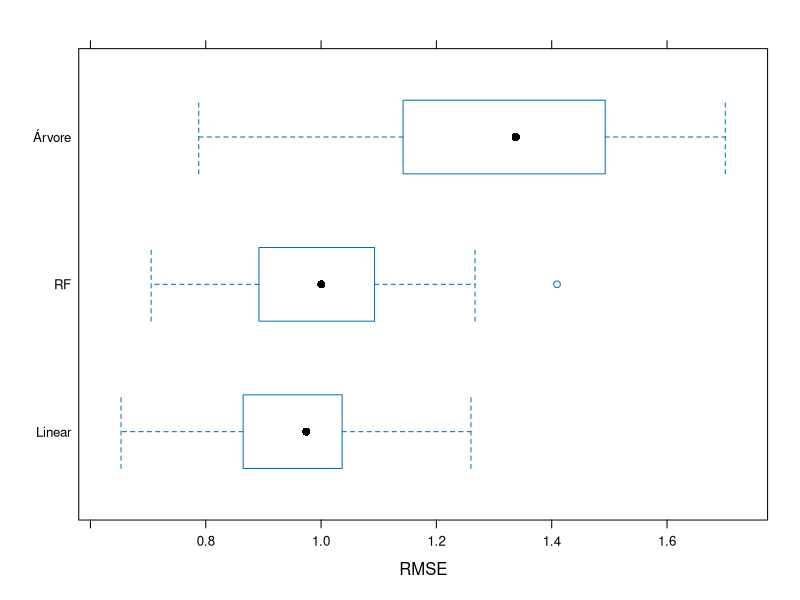

R code for this plot:
## ---- chunk 1
knitr::opts_chunk$set(echo = TRUE, warning = FALSE, message = FALSE)
## ---- chunk 2
set.seed(123)
n <- 200

# Variáveis preditoras (nominais + químicas)
season <- factor(sample(c("spring","summer","autumn","winter"), n, replace=TRUE))
size <- factor(sample(c("small","medium","large"), n, replace=TRUE))
speed <- factor(sample(c("low","medium","high"), n, replace=TRUE))

pH <- rnorm(n, 7, 0.5)
NH4 <- rnorm(n, 10, 3)
PO4 <- rnorm(n, 40, 10)
oPO4 <- PO4 + rnorm(n, 0, 2)
Chla <- rnorm(n, 50, 15)
NO3 <- rnorm(n, 20, 5)
Cl <- rnorm(n, 15, 4)
MnO2 <- rnorm(n, 2, 0.5)

# Variáveis resposta (a1 a a7)
a1 <- 0.3*pH + 0.2*PO4 + rnorm(n)
a2 <- 0.4*NH4 - 0.1*Cl + rnorm(n)
a3 <- 0.2*NO3 + rnorm(n)
a4 <- 0.5*Chla + rnorm(n)
a5 <- 0.3*PO4 + 0.2*NH4 + rnorm(n)
a6 <- 0.4*Cl + rnorm(n)
a7 <- 0.1*PO4 + 0.3*NH4 + rnorm(n)

algae <- data.frame(season,size,speed,pH,NH4,PO4,oPO4,Chla,NO3,Cl,MnO2,
                    a1,a2,a3,a4,a5,a6,a7)

# Introduzindo alguns valores ausentes
for(col in c("pH","NH4","PO4","oPO4","Chla","NO3","Cl","MnO2")){
  algae[sample(1:n,5), col] <- NA
}

summary(algae)
## ---- chunk 3
# Função para detectar linhas com muitos NAs
manyNAs <- function(x, frac=0.2){
  apply(x,1,function(row) mean(is.na(row)) > frac)
}

sum(manyNAs(algae))
algae_tratado <- algae[!manyNAs(algae),]
dim(algae_tratado)
## ---- chunk 4
library(VIM)
clean.algae <- kNN(algae_tratado, k=10)
summary(clean.algae)
## ---- chunk 5
lm.a1 <- lm(a1 ~ ., data=clean.algae[,c(1:12)])
summary(lm.a1)
## ---- chunk 6
library(rpart)
set.seed(123)
rt.a1 <- rpart(a1 ~ ., data=clean.algae[,1:12])
rt.a1
## ---- chunk 7
library(randomForest)
set.seed(123)
rf.a1 <- randomForest(a1 ~ ., data=clean.algae[,1:12], ntree=300)
rf.a1
## ---- chunk 8
mae <- function(y, yhat) mean(abs(y-yhat))
rmse <- function(y, yhat) sqrt(mean((y-yhat)^2))
nmse <- function(y, yhat) mean((y-yhat)^2) / var(y)

y <- clean.algae$a1
pred_lm <- predict(lm.a1, clean.algae)
pred_rt <- predict(rt.a1, clean.algae)
pred_rf <- predict(rf.a1, clean.algae)

data.frame(
  Modelo = c("Linear","Árvore","RandomForest"),
  MAE = c(mae(y,pred_lm), mae(y,pred_rt), mae(y,pred_rf)),
  RMSE = c(rmse(y,pred_lm), rmse(y,pred_rt), rmse(y,pred_rf)),
  NMSE = c(nmse(y,pred_lm), nmse(y,pred_rt), nmse(y,pred_rf))
)
## ---- chunk 9
library(caret)

ctrl <- trainControl(method="repeatedcv", number=10, repeats=3)

set.seed(123)
cv_lm <- train(a1 ~ ., data=clean.algae[,1:12], method="lm", trControl=ctrl)
cv_rt <- train(a1 ~ ., data=clean.algae[,1:12], method="rpart", trControl=ctrl)
cv_rf <- train(a1 ~ ., data=clean.algae[,1:12], method="rf", trControl=ctrl)

resamps <- resamples(list(Linear=cv_lm, Árvore=cv_rt, RF=cv_rf))
summary(resamps)
bwplot(resamps, metric="RMSE")
